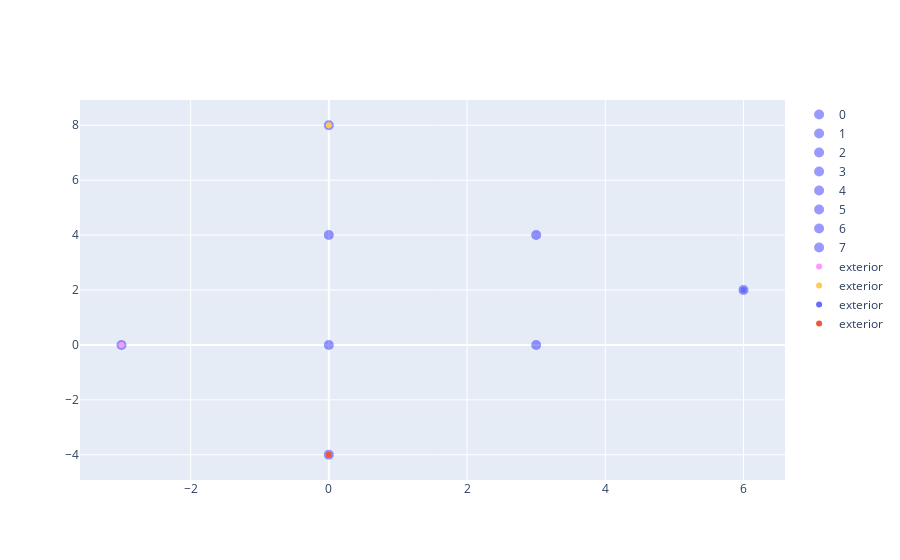

Notebook cell for this chart:
### Code cell
fig = add_embedding_to_plotly(co.embed)
ext_nodes = []
for ix, point in enumerate(points_list):
    if not sp.Polygon(boundary_line_string).contains(point):
        add_geom_to_plotly(point, fig, label="exterior")

        assert co.embed[0][0] == points_list[0].x and co.embed[0][1] == points_list[0].y

        ext_nodes.append(ix)

fig.show()

### Figure 1 — Plotly figure (JSON) as saved in the notebook; plotly's stock layout.template omitted (floating-point values rounded to 4 significant figures)
{"data": [{"hoverinfo": "text", "hovertext": ["0, ((-3, 0))"], "marker": {"color": "blue", "opacity": 0.4, "size": 10}, "mode": "markers", "name": "0", "type": "scatter", "x": [-3], "y": [0]}, {"hoverinfo": "text", "hovertext": ["1, ((0, 4))"], "marker": {"color": "blue", "opacity": 0.4, "size": 10}, "mode": "markers", "name": "1", "type": "scatter", "x": [0], "y": [4]}, {"hoverinfo": "text", "hovertext": ["2, ((0, 8))"], "marker": {"color": "blue", "opacity": 0.4, "size": 10}, "mode": "markers", "name": "2", "type": "scatter", "x": [0], "y": [8]}, {"hoverinfo": "text", "hovertext": ["3, ((3, 4))"], "marker": {"color": "blue", "opacity": 0.4, "size": 10}, "mode": "markers", "name": "3", "type": "scatter", "x": [3], "y": [4]}, {"hoverinfo": "text", "hovertext": ["4, ((6, 2))"], "marker": {"color": "blue", "opacity": 0.4, "size": 10}, "mode": "markers", "name": "4", "type": "scatter", "x": [6], "y": [2]}, {"hoverinfo": "text", "hovertext": ["5, ((3, 0))"], "marker": {"color": "blue", "opacity": 0.4, "size": 10}, "mode": "markers", "name": "5", "type": "scatter", "x": [3], "y": [0]}, {"hoverinfo": "text", "hovertext": ["6, ((0, -4))"], "marker": {"color": "blue", "opacity": 0.4, "size": 10}, "mode": "markers", "name": "6", "type": "scatter", "x": [0], "y": [-4]}, {"hoverinfo": "text", "hovertext": ["7, ((0, 0))"], "marker": {"color": "blue", "opacity": 0.4, "size": 10}, "mode": "markers", "name": "7", "type": "scatter", "x": [0], "y": [0]}, {"mode": "markers", "name": "exterior", "type": "scatter", "x": [-3], "y": [0]}, {"mode": "markers", "name": "exterior", "type": "scatter", "x": [0], "y": [8]}, {"mode": "markers", "name": "exterior", "type": "scatter", "x": [6], "y": [2]}, {"mode": "markers", "name": "exterior", "type": "scatter", "x": [0], "y": [-4]}], "layout": {}}
